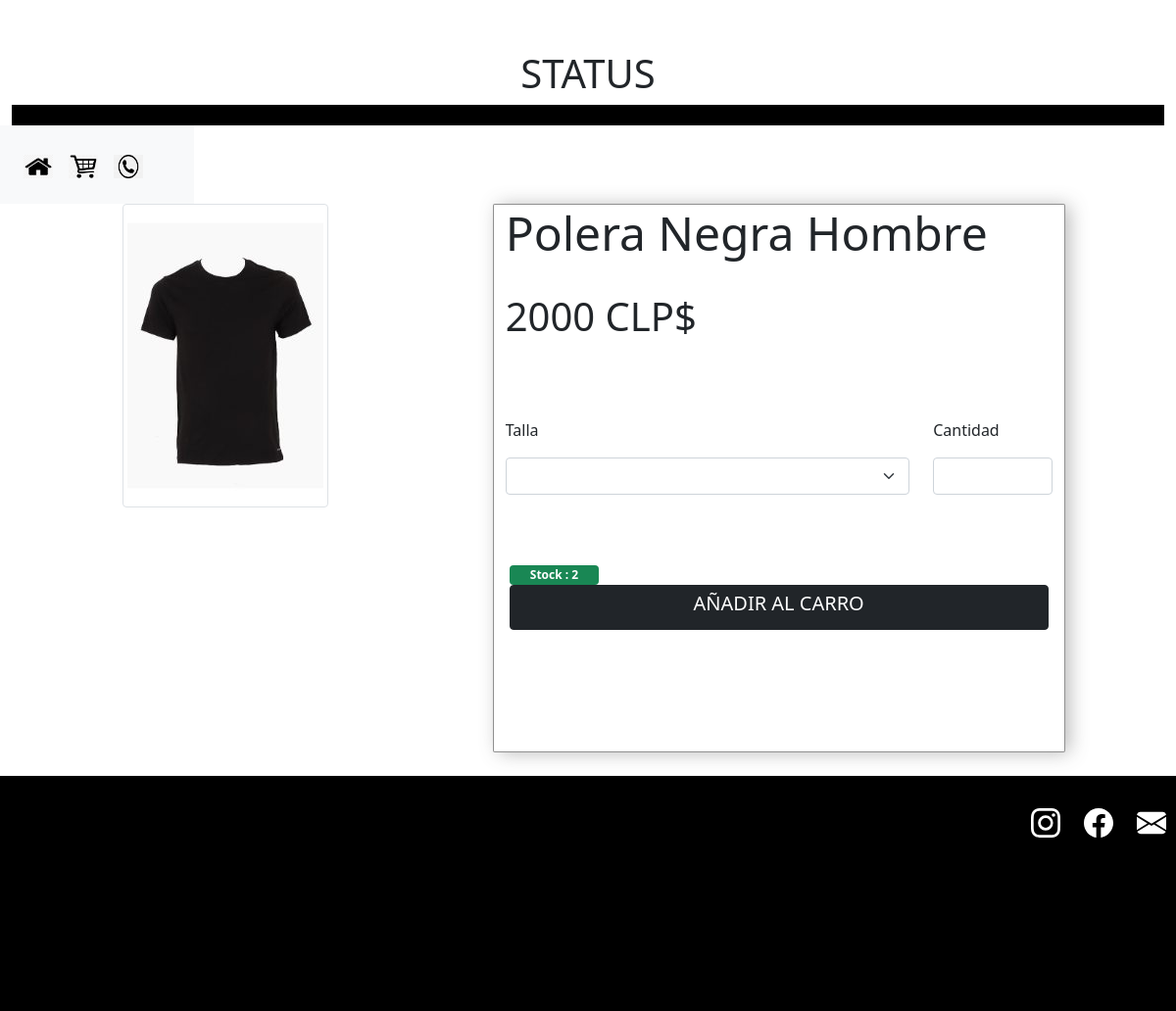
The app's page /producto/11 with its own data.
### tienda/models.py (models this page shows, shortened)
class Producto(models.Model):
   id_Producto = models.BigAutoField(auto_created=True, primary_key=True, serialize=False, verbose_name='ID del producto')
   nombreProducto = models.CharField(max_length=50, verbose_name='Nombre del Producto')
   precio = models.IntegerField(verbose_name='Precio')
   stock = models.IntegerField(null=True,verbose_name='Stock')
   talla = models.CharField(max_length=4, null=True,verbose_name='Talla')
   imgProducto = models.ImageField(null=True, blank=True, upload_to="media/producto", default=default_image)
   catalogo = models.ForeignKey(Catalogo, on_delete=models.CASCADE,verbose_name='Nombre de la categoria')

### tienda/views.py (the view)
# urls.py: path('producto/<id>',producto,name="producto"),
def producto(request, id):
    listaproducto = Producto.objects.filter(id_Producto=id)
    datos = {
        'producto':listaproducto
    }
    return render(request,'tienda/hombre1.html',datos)

### tienda/templates/tienda/hombre1.html (shortened to what this page needs)
{% load static %}
<!DOCTYPE html>
<html lang="es">
<head>
    <link type="text/css" rel="stylesheet" href="{% static 'tienda/css/style_producto.css' %}">
    <link href="https://cdn.jsdelivr.net/npm/bootstrap@5.0.0-beta3/dist/css/bootstrap.min.css" rel="stylesheet">
</head>
<body>
    <section class="cuerpo container-fluid">
        <section class="separador">
            <div class="row header align-items-end">
                <h1>STATUS</h1>
            </div>
        </section>
    </section>
    <section class="nav">
        <section class="row nadvar">
            <nav class="navbar navbar-expand-lg navbar-light bg-light">
                <div class="container-fluid">
                    <div class="collapse navbar-collapse" id="navbarNav">
                        <ul class="navbar-nav">
                            <li class="nav-item">
                                <a class="navbar-brand" href="{% url 'home' %}">
                                    <img src="{% static 'tienda/img/casa.png' %}" alt="" width="30" height="24">
                                </a>
                            </li>
                            <li class="nav-item">
                                <a class="navbar-brand" href="{% url 'carro' %}">
                                    <img src="{% static 'tienda/img/carro.png' %}" alt="" width="30" height="24">
                                </a>
                            </li>
                            <li class="nav-item">
                                <a class="navbar-brand" href="{% url 'contacto' %}">
                                    <img src="{% static 'tienda/img/contacto.png' %}" alt="" width="30" height="24">
                                </a>
                            </li>
                        </ul>
                    </div>
                </div>
            </nav>
        </section>
    </section>
    <div class="row mx-3">
        {% for pro in producto %}
        <div class="col-lg-1 col-md-1 col-sm-1"></div>
        <div class="imagen col-lg-3 col-md-3 col-sm-10">
            <img src="{{ pro.imgProducto.url }}" class="img-fluid img-thumbnail" alt=" ">
        </div>
        <div class="col-lg-1 col-md-1 col-sm-1"></div>
        <div class="descripcion col-lg-6 col-md-6 col-sm-12">
            <div class="col">
                <h4 class="display-5">{{pro.nombreProducto}}</h4>
                <br>
                <h1>{{pro.precio}} CLP$</h1>
            </div>
            <br>
            <div class="row mt-md-5">
                <div class="col-9">
                    <p>Talla</p>
                    <select class="form-select" aria-label=".form-select">
                        <option selected></option>
                        <option value="1">{{pro.talla}}</option>
                      </select>
                </div>
                <div class="col-3">
                    <p>Cantidad</p>
                    <input type="number" class="form-control">
                </div>
            </div>
            <br>
            <div class="row px-3 mt-md-5 ">
                <span class="badge bg-success col-2">Stock : {{pro.stock}}</span>
                <button type="button" class="btn btn-dark justify-content-center"><h5>AÑADIR AL CARRO</h5></button>
            </div>
        </div>
        {% endfor %}
    </div>
    <footer class="row pie mt-4">
        <div class="container-fluid contactos">
            <button class="botonContacto ">
            <a href="#"></a>
        </button>
            <button class="botonContacto ">
            <a href="#"></a>
        </button>
            <button class="botonContacto ">
            <a href="#"></a>
        </button>
        </div>
    </footer>
</body>
</html>

### tienda/static/tienda/css/style_producto.css (style rules this page uses)
.cuerpo { margin-top: 0.5em; }
.header { height: 74%; background-color: #ffffff; text-align: center; }
.separador { height: 10vh; background-color: #000; margin-top: 3em; }
.nav { height: 10vh; background-color: #ffffff; }
.imagen { height: 70vh; background-size: cover; background-position: center; }
.descripcion { background-color: #ffffff; height: 70vh; border: rgb(128, 128, 128, 0.87); border-style: solid; border-width: 1px; border-radius: 2px; -webkit-box-shadow: 5px 1px 19px -1px rgba(172, 172, 172, 0.87); box-shadow: 5px 1px 19px -1px rgba(172, 172, 172, 0.87); }
.pie { height: 30vh; width: auto; background-color: #000; margin-top: 5em; }
.contactos { text-align: right; }
.botonContacto { height: 0px; width: 50px; margin-top: 2em; border: 0px; background-color: #000000; color: #ffffff; }

### records on screen
Producto: imgProducto (picture), nombreProducto "Polera Negra Hombre", precio "2000", stock "2"
